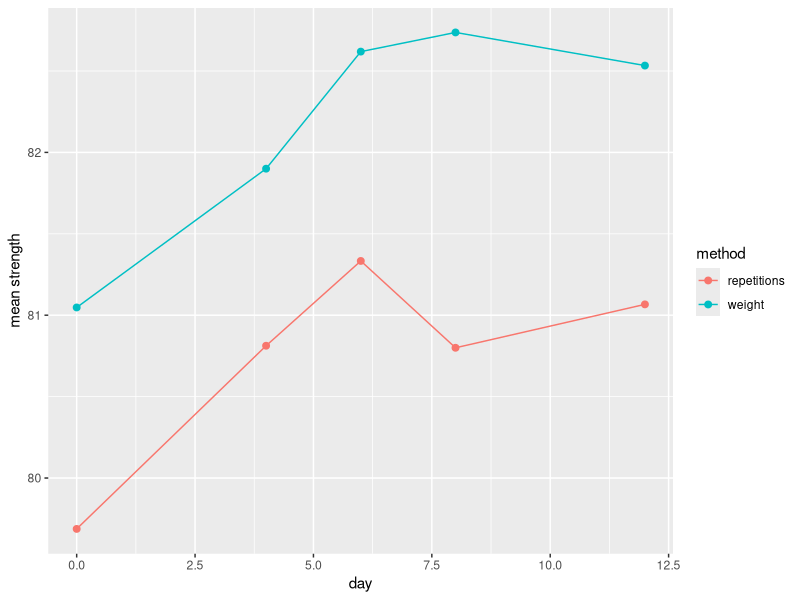

Source code (R):
library(nlme)
library(tidyverse)
library(foreign)

ds <- read.dta("../datasets/exercise.dta") %>% as_tibble()
ds_long <- ds %>%
  gather(day_label, muscle_strength, y0:y12) %>%
  mutate(
    time = case_when(
      .$day_label == "y0" ~ 0,
      .$day_label == "y2" ~ 1,
      .$day_label == "y4" ~ 2,
      .$day_label == "y6" ~ 3,
      .$day_label == "y8" ~ 4,
      .$day_label == "y10" ~ 5,
      .$day_label == "y12" ~ 6
    ),
    day = time * 2
  ) %>%
  # filter out 1, 5 to match bootk dataset
  filter(!time %in% c(1, 5)) %>%
  mutate(
    day.f = factor(day, c(0, 4, 6, 8, 12)),
    group.f = ifelse(group == 1, "repetitions", "weight") %>% factor(c("repetitions", "weight")),
    newtime = case_when(
      .$time == 0 ~ 1,
      .$time == 2 ~ 2,
      .$time == 3 ~ 3,
      .$time == 4 ~ 4,
      .$time == 6 ~ 5
    )
  )

# let's make a plot of the data
ds_long_summary <- ds_long  %>%
  group_by(group.f, day) %>%
  summarize(mean_strength = mean(muscle_strength, na.rm = TRUE))

p1 <- ggplot(ds_long_summary, aes(x = as.integer(day), y = mean_strength, color = group.f)) +
  geom_line() +
  geom_point(size = 2) +
  labs(y = "mean strength", x = "day", color = "method")

#unstructured covariance
model1 <- gls(muscle_strength ~ group.f * day.f, 
  data = ds_long,
  na.action = na.omit,
  corr = corSymm(, form = ~ newtime | id),
  weights = varIdent(form = ~ 1 | newtime)
)

# autoregressive covariance
model2 <- gls(muscle_strength ~ group.f * day.f,
  data = ds_long,
  na.action = na.omit,
  corr = corAR1(, form = ~ newtime | id)
)

# exponential covariance
model3 <- gls(muscle_strength ~ group.f * day.f, 
  data = ds_long,
  na.action = na.omit,
  corr = corExp(, form = ~ day | id)
)

# testing unstructured with no weight argument
test <- gls(muscle_strength ~ group.f * day.f, 
  data = ds_long,
  na.action = na.omit,
  corr = corSymm(, form = ~ newtime | id)
)
